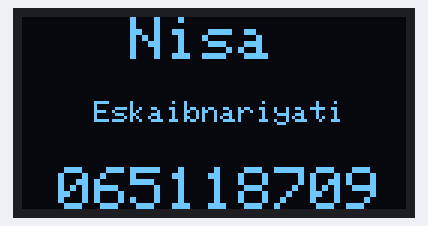
A sketch run on a simulated Arduino Uno, built with avr-gcc and run on an emulated ATmega328P. On the bench: 128×64 one-colour display.

Above: at 0.1 s.
At 3.1 s:
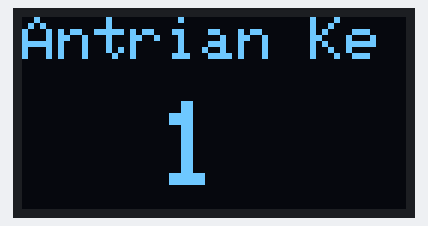
At 6.2 s:
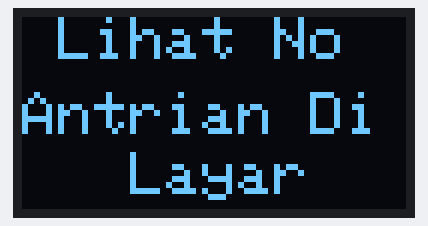
At 9.2 s:
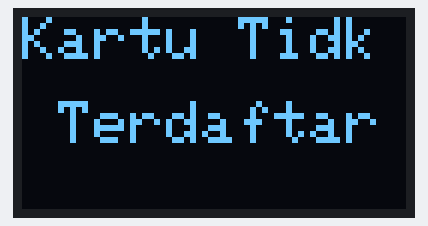
At 12.2 s:
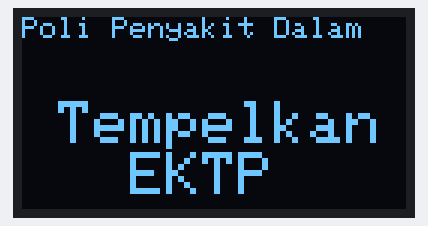
At 15.3 s:
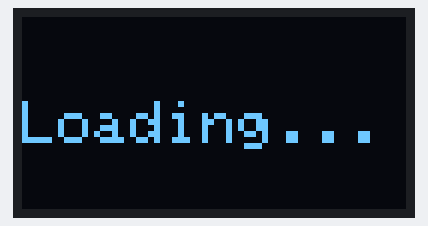

The sketch:

oled.ino
```cpp
#include <Adafruit_SH1106.h>
Adafruit_SH1106 display(21, 22);


void setup()   {
  Serial.begin(115200);
  /* initialize OLED with I2C address 0x3C */
  display.begin(SH1106_SWITCHCAPVCC, 0x3C);
  display.clearDisplay();
  //size 1 21 Huruf, size 2 10 huruf

  display.setTextColor(WHITE);
  display.setTextSize(2);
  display.setCursor(0, 0); // `120,56
  display.println("   Nisa   ");
  display.setTextSize(1);
  display.setCursor(0, 28); // `120,56
  display.println("    Eskaibnariyati  ");
  display.setTextSize(2);
  display.setCursor(0, 50); // `120,56
  display.println(" 065118709");
  display.display();
  delay(3000);
  display.clearDisplay();

  display.setTextColor(WHITE);
  display.setTextSize(2);
  display.setCursor(0, 0);
  display.println("Antrian Ke");
  display.setTextSize(4);
  display.setCursor(45, 28); // `120,56
  display.println("1");
  display.display();
  delay(3000);
  display.clearDisplay();


  display.setTextColor(WHITE);
  display.setTextSize(2);
  display.setCursor(0, 0);
  display.println(" Lihat No");
  display.setCursor(0, 25);
  display.println("Antrian Di");
  display.setCursor(0, 45);
  display.println("   Layar");
  display.display();
  delay(3000);
  display.clearDisplay();

  display.setTextColor(WHITE);
  display.setTextSize(2);
  display.setCursor(0, 0);
  display.println("Kartu Tidk");
  display.setCursor(0, 28);
  display.println(" Terdaftar");
  display.display();
  delay(3000);
  display.clearDisplay();

  display.setTextColor(WHITE);
  display.setTextSize(1);
  display.setCursor(0, 0);
  display.println("Poli Penyakit Dalam");
  display.setTextSize(2);
  display.setCursor(0, 28);
  display.println(" Tempelkan");
  display.setCursor(0, 45);
  display.println("   EKTP");
  display.display();
  delay(3000);
  display.clearDisplay();

  display.setTextColor(WHITE);
  display.setTextSize(2);
  display.setCursor(0, 28);
  display.println("Loading...");
  display.display();
  delay(3000);
  display.clearDisplay();

}
void loop() {
  /* set text size, color, cursor position,
    set buffer with  Hello world and show off*/
}
```

Measured:
- what the display in image 1 shows lasts 3.0 s, from 3.1 s to 6.1 s
